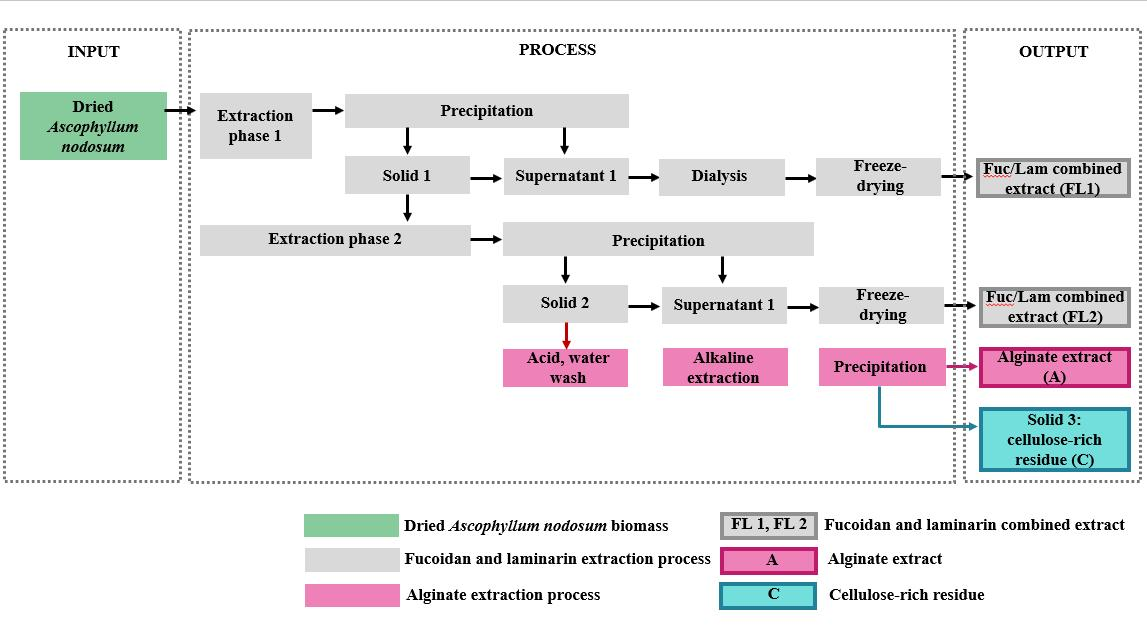
#> input picture sov_extract/Data/ext_sch_01.jpg, 1147 x 627 px; its folder holds only this picture in this run
$ python -i plant_green.py   (imports and definitions only)
#> lines starting #> are read from the running program, lines starting #| are printed output that depends on the picture; after the words box and inside, x2 and y2 are one past the last pixel; in counts of white or black regions, pixels touching at a corner belong together
import cv2 as cv
import sys
import xlsxwriter
from PIL import Image
import easyocr
import os
import pandas as pd
from glob import glob
import time
import numpy as np
from pathlib import Path


# [11 lines left out: function load_scale_data, not called in this run]


def getting_pixel_counts(img_path, show_images=False):
    """
    Вычисляет количество зелёных пикселей на изображении.

    :param img_path: Путь к изображению.
    :param show_images: Показывать ли изображения (для отладки).
    :return: Количество зелёных пикселей и общее количество пикселей.
    """
#> called with img_path = '../Data/ext_sch_01.jpg', show_images = False
    img = cv.imread(img_path)
#> img is the input picture: shape (627, 1147, 3); mean B, G, R 237, 235.9, 236.8
    if img is None:
        sys.exit("Could not read image")

    resized_img = cv.resize(img, (500, 500), interpolation=cv.INTER_LINEAR)
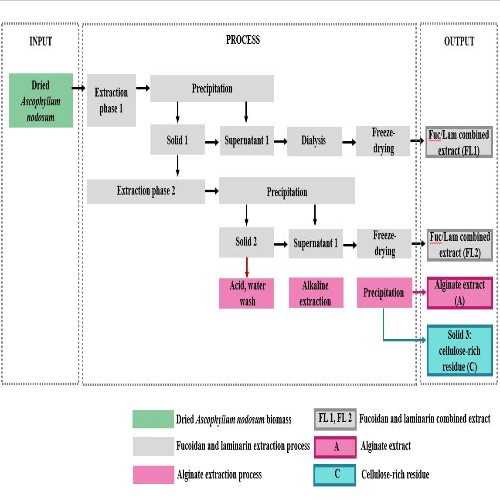
#> resized_img: shape (500, 500, 3); mean B, G, R 236.9, 235.8, 236.7

    # Преобразуем изображение в HSV
    hsv_img = cv.cvtColor(resized_img, cv.COLOR_BGR2HSV)
#> hsv_img: shape (500, 500, 3); mean H, S, V 13.6, 8.8, 239.6

    # Создаем маску для зелёных цветов
    mask = cv.inRange(hsv_img, (40, 100, 20), (80, 255, 255))
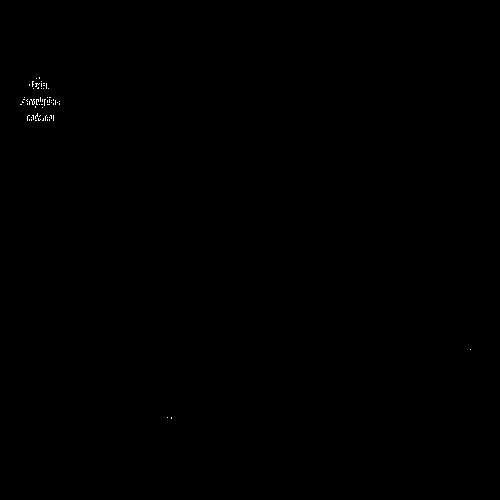
#> mask: shape (500, 500); 0.08% white in thin lines or dots, all inside (x1, y1, x2, y2) = (20, 77, 471, 419)

    if show_images:
        cv.imshow("Original Image", img)
        cv.imshow("Resized Image", resized_img)
        cv.imshow("Green Mask", mask)

        k = cv.waitKey(0)
        cv.destroyAllWindows()

    white_pixel_count = cv.countNonZero(mask)
#> white_pixel_count = 202
    total_pixels = mask.shape[0] * mask.shape[1]
#> total_pixels = 250000

    return white_pixel_count, total_pixels


# [102 lines left out: functions get_date_taken, get_sample_name, generate_excel_file, not called in this run]


# [14 lines not run here, left out]

>>> result = getting_pixel_counts('../Data/ext_sch_01.jpg')
#> result = (202, 250000)

$ run again, on sov_extract/Data/extraction scheme.jpg
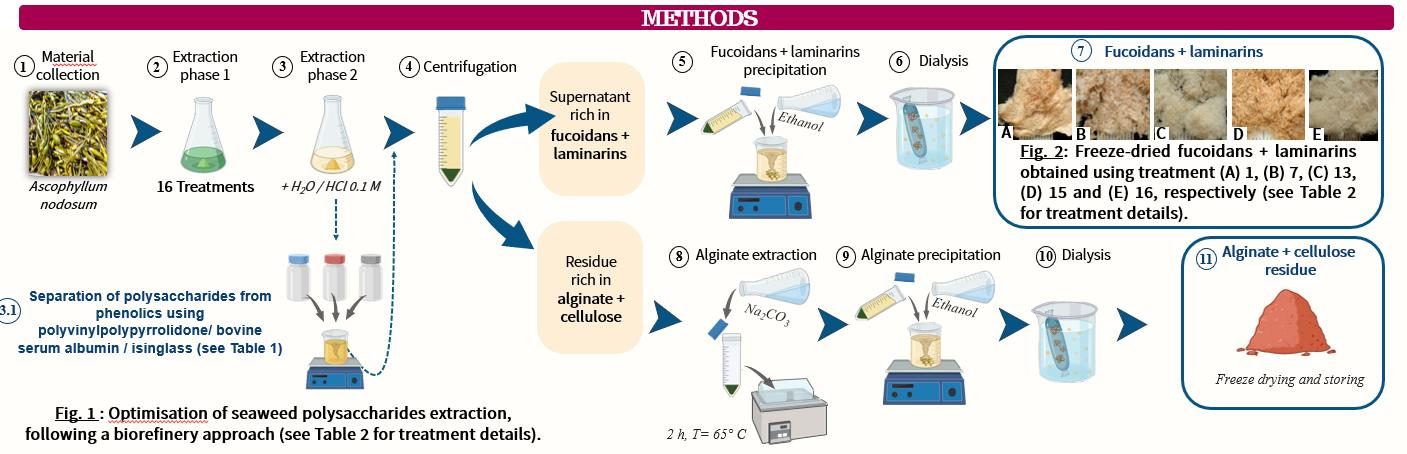
#> input picture sov_extract/Data/extraction scheme.jpg, 1407 x 454 px
#> in getting_pixel_counts, img is the input picture: shape (454, 1407, 3); mean B, G, R 216.4, 217, 225.6
#> in getting_pixel_counts, `resized_img = cv.resize(img, (500, 500), interpolation=cv.INTER_LINEAR)`:
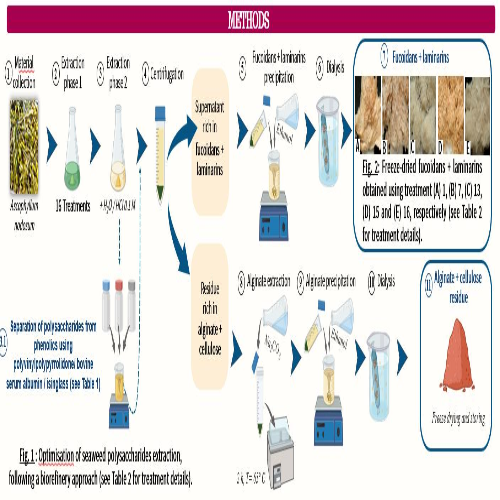
#> resized_img: shape (500, 500, 3); mean B, G, R 216.3, 216.9, 225.5
#> hsv_img: shape (500, 500, 3); mean H, S, V 43.6, 33.6, 230.3
#> mask: shape (500, 500); 0.06% white in thin lines or dots, all inside (x1, y1, x2, y2) = (71, 79, 381, 432)
#> white_pixel_count = 138
#> result = (138, 250000)
